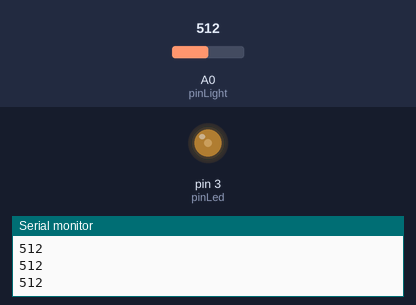
This sketch was run on a simulated Arduino Uno, built with avr-gcc and run on an emulated ATmega328P. Parts: output pins drawn as LEDs (lit = HIGH), the last lines printed to the serial monitor. The inputs (shaded band) are chosen by the test bench; at power-on: A0 (pinLight) = 512.

Above: at 1.2 s.
1.3 s: A0 (pinLight) set to 716
At 1.7 s:
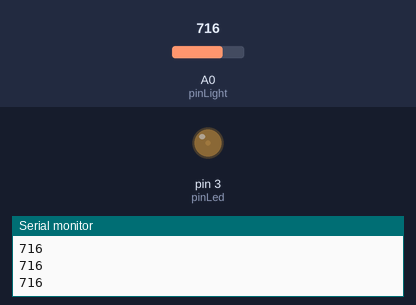
2.8 s: A0 (pinLight) set to 900
At 4.0 s:
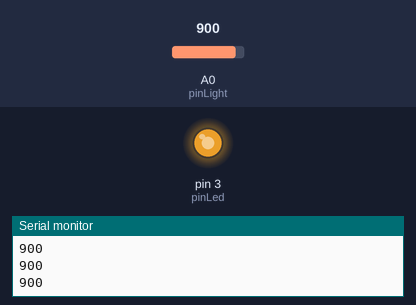
4.3 s: A0 (pinLight) set to 1023
At 5.5 s:
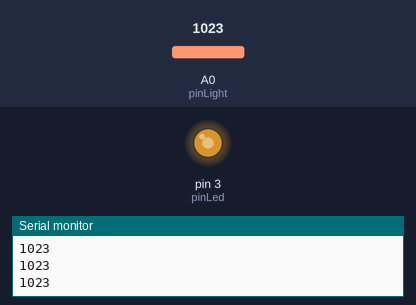
5.8 s: A0 (pinLight) set to 511
At 6.9 s:
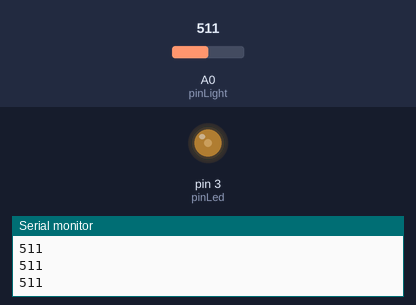
Timing chart, 0 to 8.3 s (numbered marks = the images above; inputs shaded):
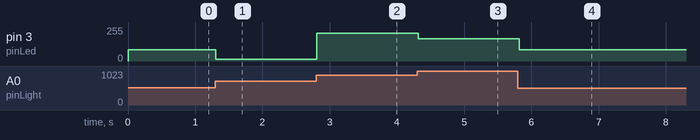

Measured:
- after the input at 1.3 s, pin 3 (pinLed): 84/255 → 15/255 at once
- after the input at 2.8 s, pin 3 (pinLed): 15/255 → 210/255 at once
- after the input at 4.3 s, pin 3 (pinLed): 210/255 → 168/255 at once
- after the input at 5.8 s, pin 3 (pinLed): 168/255 → 84/255 at once

The sketch:

grove_light_sensor_analogwrite_println.ino
```cpp
const int pinLight = A0;
const int pinLed   = 3;

void setup()
{

      Serial.begin(9600);
      pinMode(pinLed, OUTPUT);
}

void loop()
{
    int sensorValue = analogRead(pinLight);

    analogWrite(pinLed, map(sensorValue,0,760,255,0));

    Serial.println(sensorValue);
    delay(100);
}
```
